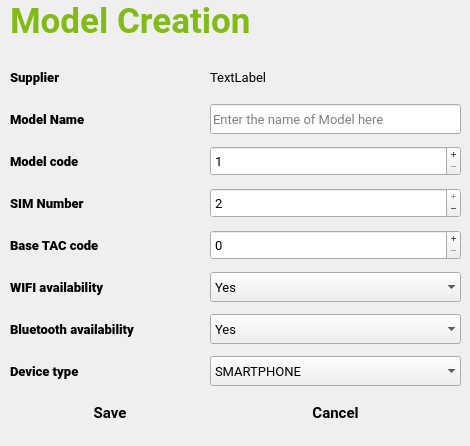
<?xml version="1.0" encoding="UTF-8"?>
<ui version="4.0">
 <class>edit_model</class>
 <widget class="QDialog" name="edit_model">
  <property name="windowModality">
   <enum>Qt::ApplicationModal</enum>
  </property>
  <property name="geometry">
   <rect>
    <x>0</x>
    <y>0</y>
    <width>470</width>
    <height>446</height>
   </rect>
  </property>
  <property name="contextMenuPolicy">
   <enum>Qt::NoContextMenu</enum>
  </property>
  <property name="windowTitle">
   <string>Dialog</string>
  </property>
  <property name="whatsThis">
   <string>Enter here the name of the model</string>
  </property>
  <property name="styleSheet">
   <string notr="true">QDialog
{
background-color: rgb(255, 255, 255);
}

QLabel
{
color: rgb(138, 138, 138);
background-color: rgb(255, 255, 255);
}

QLineEdit, QLineEdit:hover {
    border: none;
    padding-bottom: 2px;
    border-bottom: 1px solid #dddddd;
    background-color:rgba(0,0,0,0);
}

QLineEdit:editable{
    border: none;
    padding-bottom: 2px;
    border-bottom: 2px solid #b2dfdb;
}

QLineEdit:disabled{
    border: 0px solid white;
    padding-bottom: 2px;
    border-bottom: 2px solid #eeeeee;
}

QLineEdit:focus{
    border: 0px solid white;
    padding-bottom: 2px;
    border-bottom: 2px solid #00695c;
    color: #111111;
}
QLineEdit:pressed {
    border: none;
    padding-bottom: 2px;
    border-bottom: 2px solid #00695c;
}

QSpinBox, QSpinBox:hover {
    border: none;
    padding-bottom: 2px;
    border-bottom: 1px solid #dddddd;
    background-color:rgba(0,0,0,0);
}

QSpinBox:editable{
    border: none;
    padding-bottom: 2px;
    border-bottom: 2px solid #b2dfdb;
}

QLineEdit:disabled{
    border: 0px solid white;
    padding-bottom: 2px;
    border-bottom: 2px solid #eeeeee;
}

QSpinBox:focus{
    border: 0px solid white;
    padding-bottom: 2px;
    border-bottom: 2px solid #00695c;
    color: #111111;
}
QSpinBox:pressed {
    border: none;
    padding-bottom: 2px;
    border-bottom: 2px solid #00695c;
}

QProgressBar {
    background-color: rgb(230, 230, 230);;	
    border-radius: 5px;
}

QProgressBar::chunk {
  background-color: rgb(130, 186, 23);
    width: 20px;
}

QPushButton, QPushButton:focus {
  border: none;
  color: black;
  padding: 3px 20px
}

QPushButton:hover, QPushButton:hover:focus {
  background-color: rgb(130, 186, 23);
  border-color: #ffffff
}

QPushButton:disabled {
background-color: rgb(131, 186, 23);
    border: none
}

QTreeWidget{
	background-color: rgb(150,150, 150);
	color:rgb(255, 255, 255);
}

QTreeWidget:item:hover,QTreeWidget:item:focus {
	background-color: rgb(58, 176, 0);
}

QTableWidget {
    background-color: white;
	selection-background-color: rgb(150,150, 150);
}

QTableWidgetItem:hover{
    background-color: rgb(0, 170, 255);
}

QSlider::groove:horizontal {
    border: 1px solid #999999;
    height: 8px; /* the groove expands to the size of the slider by default. by giving it a height, it has a fixed size */
    background: qlineargradient(x1:0, y1:0, x2:0, y2:1, stop:0 #B1B1B1, stop:1 #c4c4c4);
    margin: 2px 0;
}

QSlider::handle:horizontal {
    background: qlineargradient(x1:0, y1:0, x2:1, y2:1, stop:0 #b4b4b4, stop:1 #8f8f8f);
    border: 1px solid #5c5c5c;
    width: 18px;
    margin: -2px 0; /* handle is placed by default on the contents rect of the groove. Expand outside the groove */
    border-radius: 3px;
}

QSlider::groove:vertical {
    background: red;
    position: absolute; /* absolutely position 4px from the left and right of the widget. setting margins on the widget should work too... */
    left: 4px; right: 4px;
}

QSlider::handle:vertical {
    height: 10px;
    background: green;
    margin: 0 -4px; /* expand outside the groove */
}

QSlider::add-page:vertical {
    background: white;
}

QSlider::sub-page:vertical {
    background: pink;
}

QGroupBox{
background-color: rgb(255, 255, 255);
border: 2px solid rgb(217, 217, 217);
border-radius: 25px;
}

QCheckBox, QCheckBox:hover {\n    border: none;\n    padding-bottom: 2px;\n    border-bottom: 1px solid #dddddd;\n    background-color:rgba(0,0,0,0);\n}\n\nQCheckBox:editable{\n    border: none;\n    padding-bottom: 2px;\n    border-bottom: 2px solid #b2dfdb;\n\n}\n\nQCheckBox:disabled{\n    border: 0px solid white;\n    padding-bottom: 2px;\n    border-bottom: 2px solid #eeeeee;\n}\n\nQCheckBox:focus{\n    border: 0px solid white;\n    padding-bottom: 2px;\n    border-bottom: 2px solid #00695c;\n    color: #111111;\n}\n\nQCheckBox:pressed {\n    border: none;\n    padding-bottom: 2px;\n    border-bottom: 2px solid #00695c;\n}\n
</string>
  </property>
  <property name="inputMethodHints">
   <set>Qt::ImhUppercaseOnly</set>
  </property>
  <property name="modal">
   <bool>true</bool>
  </property>
  <widget class="QWidget" name="gridLayoutWidget">
   <property name="geometry">
    <rect>
     <x>10</x>
     <y>50</y>
     <width>451</width>
     <height>392</height>
    </rect>
   </property>
   <layout class="QGridLayout" name="gridLayout">
    <property name="spacing">
     <number>0</number>
    </property>
    <item row="3" column="1">
     <widget class="QSpinBox" name="sp_code">
      <property name="minimumSize">
       <size>
        <width>0</width>
        <height>30</height>
       </size>
      </property>
      <property name="maximumSize">
       <size>
        <width>16777215</width>
        <height>30</height>
       </size>
      </property>
      <property name="font">
       <font>
        <family>Roboto</family>
        <pointsize>10</pointsize>
       </font>
      </property>
      <property name="cursor">
       <cursorShape>ArrowCursor</cursorShape>
      </property>
      <property name="toolTip">
       <string>Model's code</string>
      </property>
      <property name="styleSheet">
       <string notr="true"/>
      </property>
      <property name="buttonSymbols">
       <enum>QAbstractSpinBox::PlusMinus</enum>
      </property>
      <property name="minimum">
       <number>1</number>
      </property>
     </widget>
    </item>
    <item row="0" column="0">
     <widget class="QLabel" name="label_3">
      <property name="minimumSize">
       <size>
        <width>200</width>
        <height>30</height>
       </size>
      </property>
      <property name="maximumSize">
       <size>
        <width>200</width>
        <height>30</height>
       </size>
      </property>
      <property name="font">
       <font>
        <family>Roboto Black</family>
        <pointsize>10</pointsize>
        <weight>75</weight>
        <bold>true</bold>
       </font>
      </property>
      <property name="styleSheet">
       <string notr="true"/>
      </property>
      <property name="text">
       <string>Supplier</string>
      </property>
     </widget>
    </item>
    <item row="0" column="1">
     <widget class="QLabel" name="lbl_supplier">
      <property name="minimumSize">
       <size>
        <width>0</width>
        <height>30</height>
       </size>
      </property>
      <property name="maximumSize">
       <size>
        <width>16777215</width>
        <height>30</height>
       </size>
      </property>
      <property name="font">
       <font>
        <family>Roboto</family>
        <pointsize>10</pointsize>
       </font>
      </property>
      <property name="styleSheet">
       <string notr="true"/>
      </property>
      <property name="text">
       <string>TextLabel</string>
      </property>
     </widget>
    </item>
    <item row="4" column="0">
     <widget class="QLabel" name="lbl_first_mac">
      <property name="sizePolicy">
       <sizepolicy hsizetype="Preferred" vsizetype="Minimum">
        <horstretch>0</horstretch>
        <verstretch>0</verstretch>
       </sizepolicy>
      </property>
      <property name="minimumSize">
       <size>
        <width>200</width>
        <height>30</height>
       </size>
      </property>
      <property name="maximumSize">
       <size>
        <width>200</width>
        <height>30</height>
       </size>
      </property>
      <property name="font">
       <font>
        <family>Roboto Black</family>
        <pointsize>10</pointsize>
        <weight>75</weight>
        <bold>true</bold>
       </font>
      </property>
      <property name="styleSheet">
       <string notr="true"/>
      </property>
      <property name="text">
       <string>SIM Number</string>
      </property>
     </widget>
    </item>
    <item row="3" column="0">
     <widget class="QLabel" name="lbl_code">
      <property name="minimumSize">
       <size>
        <width>200</width>
        <height>30</height>
       </size>
      </property>
      <property name="maximumSize">
       <size>
        <width>200</width>
        <height>30</height>
       </size>
      </property>
      <property name="font">
       <font>
        <family>Roboto Black</family>
        <pointsize>10</pointsize>
        <weight>75</weight>
        <bold>true</bold>
       </font>
      </property>
      <property name="styleSheet">
       <string notr="true"/>
      </property>
      <property name="text">
       <string>Model code</string>
      </property>
     </widget>
    </item>
    <item row="1" column="0">
     <widget class="QLabel" name="lbl_name">
      <property name="sizePolicy">
       <sizepolicy hsizetype="Preferred" vsizetype="Minimum">
        <horstretch>0</horstretch>
        <verstretch>0</verstretch>
       </sizepolicy>
      </property>
      <property name="minimumSize">
       <size>
        <width>200</width>
        <height>30</height>
       </size>
      </property>
      <property name="maximumSize">
       <size>
        <width>200</width>
        <height>30</height>
       </size>
      </property>
      <property name="font">
       <font>
        <family>Roboto Black</family>
        <pointsize>10</pointsize>
        <weight>75</weight>
        <bold>true</bold>
       </font>
      </property>
      <property name="styleSheet">
       <string notr="true"/>
      </property>
      <property name="text">
       <string>Model Name</string>
      </property>
     </widget>
    </item>
    <item row="1" column="1">
     <widget class="QLineEdit" name="txt_name">
      <property name="minimumSize">
       <size>
        <width>0</width>
        <height>30</height>
       </size>
      </property>
      <property name="maximumSize">
       <size>
        <width>16777215</width>
        <height>30</height>
       </size>
      </property>
      <property name="font">
       <font>
        <family>Roboto</family>
        <pointsize>10</pointsize>
       </font>
      </property>
      <property name="styleSheet">
       <string notr="true"/>
      </property>
      <property name="placeholderText">
       <string>Enter the name of Model here</string>
      </property>
     </widget>
    </item>
    <item row="4" column="1">
     <widget class="QSpinBox" name="sp_sim">
      <property name="minimumSize">
       <size>
        <width>0</width>
        <height>30</height>
       </size>
      </property>
      <property name="maximumSize">
       <size>
        <width>16777215</width>
        <height>30</height>
       </size>
      </property>
      <property name="font">
       <font>
        <family>Roboto</family>
        <pointsize>10</pointsize>
       </font>
      </property>
      <property name="styleSheet">
       <string notr="true"/>
      </property>
      <property name="buttonSymbols">
       <enum>QAbstractSpinBox::PlusMinus</enum>
      </property>
      <property name="maximum">
       <number>2</number>
      </property>
      <property name="value">
       <number>2</number>
      </property>
     </widget>
    </item>
    <item row="9" column="1">
     <widget class="QComboBox" name="cb_type">
      <property name="minimumSize">
       <size>
        <width>0</width>
        <height>30</height>
       </size>
      </property>
      <property name="maximumSize">
       <size>
        <width>16777215</width>
        <height>30</height>
       </size>
      </property>
      <property name="font">
       <font>
        <family>Roboto</family>
        <pointsize>10</pointsize>
       </font>
      </property>
      <property name="styleSheet">
       <string notr="true"/>
      </property>
      <property name="currentIndex">
       <number>1</number>
      </property>
      <property name="frame">
       <bool>false</bool>
      </property>
      <item>
       <property name="text">
        <string>FEATURE PHONE</string>
       </property>
      </item>
      <item>
       <property name="text">
        <string>SMARTPHONE</string>
       </property>
      </item>
      <item>
       <property name="text">
        <string>TABLET</string>
       </property>
      </item>
      <item>
       <property name="text">
        <string>OTHER</string>
       </property>
      </item>
     </widget>
    </item>
    <item row="7" column="1">
     <widget class="QComboBox" name="cb_wifi">
      <property name="minimumSize">
       <size>
        <width>0</width>
        <height>30</height>
       </size>
      </property>
      <property name="maximumSize">
       <size>
        <width>16777215</width>
        <height>30</height>
       </size>
      </property>
      <property name="font">
       <font>
        <family>Roboto</family>
        <pointsize>10</pointsize>
       </font>
      </property>
      <property name="styleSheet">
       <string notr="true"/>
      </property>
      <property name="frame">
       <bool>false</bool>
      </property>
      <item>
       <property name="text">
        <string>Yes</string>
       </property>
      </item>
      <item>
       <property name="text">
        <string>No</string>
       </property>
      </item>
     </widget>
    </item>
    <item row="5" column="0">
     <widget class="QLabel" name="lbl_tac_code">
      <property name="minimumSize">
       <size>
        <width>200</width>
        <height>30</height>
       </size>
      </property>
      <property name="maximumSize">
       <size>
        <width>200</width>
        <height>30</height>
       </size>
      </property>
      <property name="font">
       <font>
        <family>Roboto Black</family>
        <pointsize>10</pointsize>
        <weight>75</weight>
        <bold>true</bold>
       </font>
      </property>
      <property name="styleSheet">
       <string notr="true"/>
      </property>
      <property name="text">
       <string>Base TAC code</string>
      </property>
     </widget>
    </item>
    <item row="5" column="1">
     <widget class="QSpinBox" name="sp_tac_code">
      <property name="minimumSize">
       <size>
        <width>0</width>
        <height>30</height>
       </size>
      </property>
      <property name="maximumSize">
       <size>
        <width>16777215</width>
        <height>30</height>
       </size>
      </property>
      <property name="font">
       <font>
        <family>Roboto</family>
        <pointsize>10</pointsize>
       </font>
      </property>
      <property name="styleSheet">
       <string notr="true"/>
      </property>
      <property name="buttonSymbols">
       <enum>QAbstractSpinBox::PlusMinus</enum>
      </property>
      <property name="minimum">
       <number>0</number>
      </property>
      <property name="maximum">
       <number>99999999</number>
      </property>
     </widget>
    </item>
    <item row="7" column="0">
     <widget class="QLabel" name="lbl_last_mac">
      <property name="sizePolicy">
       <sizepolicy hsizetype="Preferred" vsizetype="Minimum">
        <horstretch>0</horstretch>
        <verstretch>0</verstretch>
       </sizepolicy>
      </property>
      <property name="minimumSize">
       <size>
        <width>200</width>
        <height>30</height>
       </size>
      </property>
      <property name="maximumSize">
       <size>
        <width>200</width>
        <height>30</height>
       </size>
      </property>
      <property name="font">
       <font>
        <family>Roboto Black</family>
        <pointsize>10</pointsize>
        <weight>75</weight>
        <bold>true</bold>
       </font>
      </property>
      <property name="styleSheet">
       <string notr="true"/>
      </property>
      <property name="text">
       <string>WIFI availability</string>
      </property>
     </widget>
    </item>
    <item row="8" column="1">
     <widget class="QComboBox" name="cb_bt">
      <property name="minimumSize">
       <size>
        <width>0</width>
        <height>30</height>
       </size>
      </property>
      <property name="maximumSize">
       <size>
        <width>16777215</width>
        <height>30</height>
       </size>
      </property>
      <property name="font">
       <font>
        <family>Roboto</family>
        <pointsize>10</pointsize>
       </font>
      </property>
      <property name="styleSheet">
       <string notr="true"/>
      </property>
      <property name="frame">
       <bool>false</bool>
      </property>
      <item>
       <property name="text">
        <string>Yes</string>
       </property>
      </item>
      <item>
       <property name="text">
        <string>No</string>
       </property>
      </item>
     </widget>
    </item>
    <item row="8" column="0">
     <widget class="QLabel" name="label">
      <property name="minimumSize">
       <size>
        <width>200</width>
        <height>30</height>
       </size>
      </property>
      <property name="maximumSize">
       <size>
        <width>200</width>
        <height>30</height>
       </size>
      </property>
      <property name="font">
       <font>
        <family>Roboto Black</family>
        <pointsize>10</pointsize>
        <weight>75</weight>
        <bold>true</bold>
       </font>
      </property>
      <property name="styleSheet">
       <string notr="true"/>
      </property>
      <property name="text">
       <string>Bluetooth availability</string>
      </property>
     </widget>
    </item>
    <item row="9" column="0">
     <widget class="QLabel" name="label_4">
      <property name="minimumSize">
       <size>
        <width>200</width>
        <height>30</height>
       </size>
      </property>
      <property name="maximumSize">
       <size>
        <width>200</width>
        <height>30</height>
       </size>
      </property>
      <property name="font">
       <font>
        <family>Roboto Black</family>
        <pointsize>10</pointsize>
        <weight>75</weight>
        <bold>true</bold>
       </font>
      </property>
      <property name="styleSheet">
       <string notr="true"/>
      </property>
      <property name="text">
       <string>Device type</string>
      </property>
     </widget>
    </item>
    <item row="10" column="0">
     <widget class="QPushButton" name="btn_save">
      <property name="minimumSize">
       <size>
        <width>0</width>
        <height>30</height>
       </size>
      </property>
      <property name="maximumSize">
       <size>
        <width>16777215</width>
        <height>30</height>
       </size>
      </property>
      <property name="font">
       <font>
        <family>Roboto</family>
        <pointsize>11</pointsize>
        <weight>75</weight>
        <bold>true</bold>
       </font>
      </property>
      <property name="styleSheet">
       <string notr="true"/>
      </property>
      <property name="text">
       <string>Save</string>
      </property>
      <property name="flat">
       <bool>true</bool>
      </property>
     </widget>
    </item>
    <item row="10" column="1">
     <widget class="QPushButton" name="btn_cancel">
      <property name="minimumSize">
       <size>
        <width>0</width>
        <height>30</height>
       </size>
      </property>
      <property name="font">
       <font>
        <family>Roboto</family>
        <pointsize>11</pointsize>
        <weight>75</weight>
        <bold>true</bold>
       </font>
      </property>
      <property name="styleSheet">
       <string notr="true"/>
      </property>
      <property name="text">
       <string>Cancel</string>
      </property>
      <property name="flat">
       <bool>true</bool>
      </property>
     </widget>
    </item>
   </layout>
  </widget>
  <widget class="QLabel" name="lbl_title">
   <property name="geometry">
    <rect>
     <x>10</x>
     <y>0</y>
     <width>451</width>
     <height>41</height>
    </rect>
   </property>
   <property name="font">
    <font>
     <family>Roboto</family>
     <pointsize>26</pointsize>
     <weight>75</weight>
     <bold>true</bold>
    </font>
   </property>
   <property name="styleSheet">
    <string notr="true">color: rgb(130, 186, 23);</string>
   </property>
   <property name="text">
    <string>Model Creation</string>
   </property>
  </widget>
 </widget>
 <tabstops>
  <tabstop>txt_name</tabstop>
  <tabstop>sp_code</tabstop>
  <tabstop>sp_sim</tabstop>
  <tabstop>sp_tac_code</tabstop>
  <tabstop>cb_wifi</tabstop>
  <tabstop>cb_bt</tabstop>
  <tabstop>cb_type</tabstop>
  <tabstop>btn_save</tabstop>
  <tabstop>btn_cancel</tabstop>
 </tabstops>
 <resources/>
 <connections/>
</ui>
